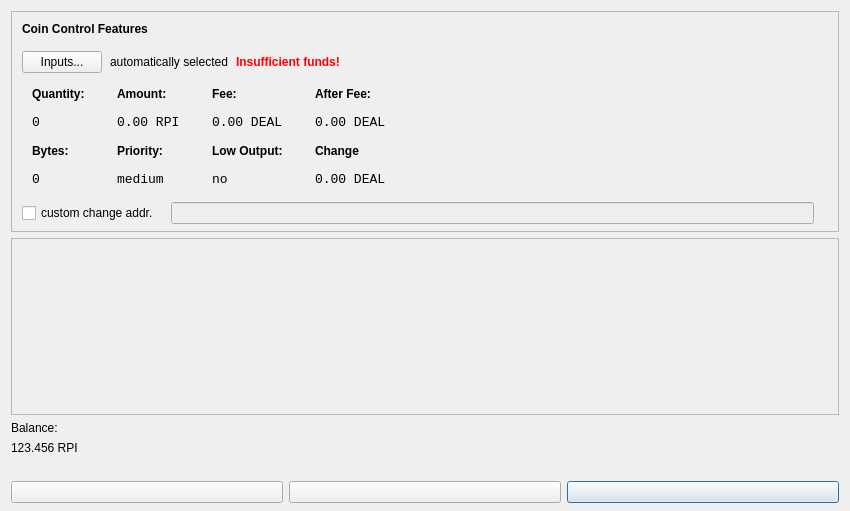
<?xml version="1.0" encoding="UTF-8"?>
<ui version="4.0">
 <class>SendCoinsDialog</class>
 <widget class="QDialog" name="SendCoinsDialog">
  <property name="geometry">
   <rect>
    <x>0</x>
    <y>0</y>
    <width>850</width>
    <height>511</height>
   </rect>
  </property>
  <property name="windowTitle">
   <string>Send Coins</string>
  </property>
  <layout class="QVBoxLayout" name="verticalLayout" stretch="0,0,0,0,0,0">
   <property name="bottomMargin">
    <number>8</number>
   </property>
   <item>
    <widget class="QFrame" name="frameCoinControl">
     <property name="sizePolicy">
      <sizepolicy hsizetype="Expanding" vsizetype="Expanding">
       <horstretch>0</horstretch>
       <verstretch>0</verstretch>
      </sizepolicy>
     </property>
     <property name="maximumSize">
      <size>
       <width>16777215</width>
       <height>16777215</height>
      </size>
     </property>
     <property name="frameShape">
      <enum>QFrame::StyledPanel</enum>
     </property>
     <property name="frameShadow">
      <enum>QFrame::Sunken</enum>
     </property>
     <layout class="QVBoxLayout" name="verticalLayoutCoinControl2">
      <property name="spacing">
       <number>6</number>
      </property>
      <property name="leftMargin">
       <number>0</number>
      </property>
      <property name="topMargin">
       <number>0</number>
      </property>
      <property name="rightMargin">
       <number>0</number>
      </property>
      <property name="bottomMargin">
       <number>6</number>
      </property>
      <item>
       <layout class="QVBoxLayout" name="verticalLayoutCoinControl" stretch="0,0,0,0,1">
        <property name="spacing">
         <number>0</number>
        </property>
        <property name="leftMargin">
         <number>10</number>
        </property>
        <property name="topMargin">
         <number>10</number>
        </property>
        <item>
         <layout class="QHBoxLayout" name="horizontalLayoutCoinControl1">
          <property name="bottomMargin">
           <number>15</number>
          </property>
          <item>
           <widget class="QLabel" name="labelCoinControlFeatures">
            <property name="sizePolicy">
             <sizepolicy hsizetype="Preferred" vsizetype="Maximum">
              <horstretch>0</horstretch>
              <verstretch>0</verstretch>
             </sizepolicy>
            </property>
            <property name="font">
             <font>
              <pointsize>9</pointsize>
              <weight>75</weight>
              <bold>true</bold>
             </font>
            </property>
            <property name="styleSheet">
             <string notr="true">font-weight:bold;</string>
            </property>
            <property name="text">
             <string>Coin Control Features</string>
            </property>
           </widget>
          </item>
         </layout>
        </item>
        <item>
         <layout class="QHBoxLayout" name="horizontalLayoutCoinControl2" stretch="0,0,0,0">
          <property name="spacing">
           <number>8</number>
          </property>
          <property name="bottomMargin">
           <number>10</number>
          </property>
          <item>
           <widget class="QPushButton" name="pushButtonCoinControl">
            <property name="styleSheet">
             <string notr="true"/>
            </property>
            <property name="text">
             <string>Inputs...</string>
            </property>
           </widget>
          </item>
          <item>
           <widget class="QLabel" name="labelCoinControlAutomaticallySelected">
            <property name="text">
             <string>automatically selected</string>
            </property>
            <property name="margin">
             <number>5</number>
            </property>
           </widget>
          </item>
          <item>
           <widget class="QLabel" name="labelCoinControlInsuffFunds">
            <property name="font">
             <font>
              <weight>75</weight>
              <bold>true</bold>
             </font>
            </property>
            <property name="styleSheet">
             <string notr="true">color:red;font-weight:bold;</string>
            </property>
            <property name="text">
             <string>Insufficient funds!</string>
            </property>
            <property name="margin">
             <number>5</number>
            </property>
           </widget>
          </item>
          <item>
           <spacer name="horizontalSpacerCoinControl">
            <property name="orientation">
             <enum>Qt::Horizontal</enum>
            </property>
            <property name="sizeHint" stdset="0">
             <size>
              <width>40</width>
              <height>1</height>
             </size>
            </property>
           </spacer>
          </item>
         </layout>
        </item>
        <item>
         <widget class="QWidget" name="widgetCoinControl" native="true">
          <property name="sizePolicy">
           <sizepolicy hsizetype="Preferred" vsizetype="Preferred">
            <horstretch>0</horstretch>
            <verstretch>0</verstretch>
           </sizepolicy>
          </property>
          <property name="minimumSize">
           <size>
            <width>0</width>
            <height>0</height>
           </size>
          </property>
          <property name="styleSheet">
           <string notr="true"/>
          </property>
          <layout class="QHBoxLayout" name="horizontalLayoutCoinControl5">
           <property name="leftMargin">
            <number>0</number>
           </property>
           <property name="topMargin">
            <number>0</number>
           </property>
           <property name="rightMargin">
            <number>0</number>
           </property>
           <property name="bottomMargin">
            <number>0</number>
           </property>
           <item>
            <layout class="QHBoxLayout" name="horizontalLayoutCoinControl3" stretch="0,0,0,1">
             <property name="spacing">
              <number>20</number>
             </property>
             <property name="topMargin">
              <number>0</number>
             </property>
             <property name="bottomMargin">
              <number>10</number>
             </property>
             <item>
              <layout class="QFormLayout" name="formLayoutCoinControl1">
               <property name="horizontalSpacing">
                <number>10</number>
               </property>
               <property name="verticalSpacing">
                <number>14</number>
               </property>
               <property name="leftMargin">
                <number>10</number>
               </property>
               <property name="topMargin">
                <number>4</number>
               </property>
               <property name="rightMargin">
                <number>6</number>
               </property>
               <item row="0" column="0">
                <widget class="QLabel" name="labelCoinControlQuantityText">
                 <property name="styleSheet">
                  <string notr="true">font-weight:bold;</string>
                 </property>
                 <property name="text">
                  <string>Quantity:</string>
                 </property>
                 <property name="margin">
                  <number>0</number>
                 </property>
                </widget>
               </item>
               <item row="2" column="0">
                <widget class="QLabel" name="labelCoinControlBytesText">
                 <property name="styleSheet">
                  <string notr="true">font-weight:bold;</string>
                 </property>
                 <property name="text">
                  <string>Bytes:</string>
                 </property>
                </widget>
               </item>
               <item row="1" column="0">
                <widget class="QLabel" name="labelCoinControlQuantity">
                 <property name="font">
                  <font>
                   <family>Monospace</family>
                   <pointsize>10</pointsize>
                  </font>
                 </property>
                 <property name="cursor">
                  <cursorShape>IBeamCursor</cursorShape>
                 </property>
                 <property name="contextMenuPolicy">
                  <enum>Qt::ActionsContextMenu</enum>
                 </property>
                 <property name="text">
                  <string>0</string>
                 </property>
                 <property name="margin">
                  <number>0</number>
                 </property>
                 <property name="textInteractionFlags">
                  <set>Qt::LinksAccessibleByMouse|Qt::TextSelectableByKeyboard|Qt::TextSelectableByMouse</set>
                 </property>
                </widget>
               </item>
               <item row="3" column="0">
                <widget class="QLabel" name="labelCoinControlBytes">
                 <property name="font">
                  <font>
                   <family>Monospace</family>
                   <pointsize>10</pointsize>
                  </font>
                 </property>
                 <property name="cursor">
                  <cursorShape>IBeamCursor</cursorShape>
                 </property>
                 <property name="contextMenuPolicy">
                  <enum>Qt::ActionsContextMenu</enum>
                 </property>
                 <property name="text">
                  <string>0</string>
                 </property>
                 <property name="textInteractionFlags">
                  <set>Qt::LinksAccessibleByMouse|Qt::TextSelectableByKeyboard|Qt::TextSelectableByMouse</set>
                 </property>
                </widget>
               </item>
              </layout>
             </item>
             <item>
              <layout class="QFormLayout" name="formLayoutCoinControl2">
               <property name="horizontalSpacing">
                <number>10</number>
               </property>
               <property name="verticalSpacing">
                <number>14</number>
               </property>
               <property name="leftMargin">
                <number>6</number>
               </property>
               <property name="topMargin">
                <number>4</number>
               </property>
               <property name="rightMargin">
                <number>6</number>
               </property>
               <item row="0" column="0">
                <widget class="QLabel" name="labelCoinControlAmountText">
                 <property name="styleSheet">
                  <string notr="true">font-weight:bold;</string>
                 </property>
                 <property name="text">
                  <string>Amount:</string>
                 </property>
                 <property name="margin">
                  <number>0</number>
                 </property>
                </widget>
               </item>
               <item row="2" column="0">
                <widget class="QLabel" name="labelCoinControlPriorityText">
                 <property name="styleSheet">
                  <string notr="true">font-weight:bold;</string>
                 </property>
                 <property name="text">
                  <string>Priority:</string>
                 </property>
                </widget>
               </item>
               <item row="1" column="0">
                <widget class="QLabel" name="labelCoinControlAmount">
                 <property name="font">
                  <font>
                   <family>Monospace</family>
                   <pointsize>10</pointsize>
                  </font>
                 </property>
                 <property name="cursor">
                  <cursorShape>IBeamCursor</cursorShape>
                 </property>
                 <property name="contextMenuPolicy">
                  <enum>Qt::ActionsContextMenu</enum>
                 </property>
                 <property name="text">
                  <string>0.00 RPI</string>
                 </property>
                 <property name="textInteractionFlags">
                  <set>Qt::LinksAccessibleByMouse|Qt::TextSelectableByKeyboard|Qt::TextSelectableByMouse</set>
                 </property>
                </widget>
               </item>
               <item row="3" column="0">
                <widget class="QLabel" name="labelCoinControlPriority">
                 <property name="font">
                  <font>
                   <family>Monospace</family>
                   <pointsize>10</pointsize>
                  </font>
                 </property>
                 <property name="cursor">
                  <cursorShape>IBeamCursor</cursorShape>
                 </property>
                 <property name="contextMenuPolicy">
                  <enum>Qt::ActionsContextMenu</enum>
                 </property>
                 <property name="text">
                  <string>medium</string>
                 </property>
                 <property name="textInteractionFlags">
                  <set>Qt::LinksAccessibleByMouse|Qt::TextSelectableByKeyboard|Qt::TextSelectableByMouse</set>
                 </property>
                </widget>
               </item>
              </layout>
             </item>
             <item>
              <layout class="QFormLayout" name="formLayoutCoinControl3">
               <property name="horizontalSpacing">
                <number>10</number>
               </property>
               <property name="verticalSpacing">
                <number>14</number>
               </property>
               <property name="leftMargin">
                <number>6</number>
               </property>
               <property name="topMargin">
                <number>4</number>
               </property>
               <property name="rightMargin">
                <number>6</number>
               </property>
               <item row="0" column="0">
                <widget class="QLabel" name="labelCoinControlFeeText">
                 <property name="styleSheet">
                  <string notr="true">font-weight:bold;</string>
                 </property>
                 <property name="text">
                  <string>Fee:</string>
                 </property>
                 <property name="margin">
                  <number>0</number>
                 </property>
                </widget>
               </item>
               <item row="2" column="0">
                <widget class="QLabel" name="labelCoinControlLowOutputText">
                 <property name="styleSheet">
                  <string notr="true">font-weight:bold;</string>
                 </property>
                 <property name="text">
                  <string>Low Output:</string>
                 </property>
                </widget>
               </item>
               <item row="1" column="0">
                <widget class="QLabel" name="labelCoinControlFee">
                 <property name="font">
                  <font>
                   <family>Monospace</family>
                   <pointsize>10</pointsize>
                  </font>
                 </property>
                 <property name="cursor">
                  <cursorShape>IBeamCursor</cursorShape>
                 </property>
                 <property name="contextMenuPolicy">
                  <enum>Qt::ActionsContextMenu</enum>
                 </property>
                 <property name="text">
                  <string>0.00 DEAL</string>
                 </property>
                 <property name="textInteractionFlags">
                  <set>Qt::LinksAccessibleByMouse|Qt::TextSelectableByKeyboard|Qt::TextSelectableByMouse</set>
                 </property>
                </widget>
               </item>
               <item row="3" column="0">
                <widget class="QLabel" name="labelCoinControlLowOutput">
                 <property name="font">
                  <font>
                   <family>Monospace</family>
                   <pointsize>10</pointsize>
                  </font>
                 </property>
                 <property name="cursor">
                  <cursorShape>IBeamCursor</cursorShape>
                 </property>
                 <property name="contextMenuPolicy">
                  <enum>Qt::ActionsContextMenu</enum>
                 </property>
                 <property name="text">
                  <string>no</string>
                 </property>
                 <property name="textInteractionFlags">
                  <set>Qt::LinksAccessibleByMouse|Qt::TextSelectableByKeyboard|Qt::TextSelectableByMouse</set>
                 </property>
                </widget>
               </item>
              </layout>
             </item>
             <item>
              <layout class="QFormLayout" name="formLayoutCoinControl4">
               <property name="horizontalSpacing">
                <number>10</number>
               </property>
               <property name="verticalSpacing">
                <number>14</number>
               </property>
               <property name="leftMargin">
                <number>6</number>
               </property>
               <property name="topMargin">
                <number>4</number>
               </property>
               <property name="rightMargin">
                <number>6</number>
               </property>
               <item row="0" column="0">
                <widget class="QLabel" name="labelCoinControlAfterFeeText">
                 <property name="styleSheet">
                  <string notr="true">font-weight:bold;</string>
                 </property>
                 <property name="text">
                  <string>After Fee:</string>
                 </property>
                 <property name="margin">
                  <number>0</number>
                 </property>
                </widget>
               </item>
               <item row="1" column="0">
                <widget class="QLabel" name="labelCoinControlAfterFee">
                 <property name="font">
                  <font>
                   <family>Monospace</family>
                   <pointsize>10</pointsize>
                  </font>
                 </property>
                 <property name="cursor">
                  <cursorShape>IBeamCursor</cursorShape>
                 </property>
                 <property name="contextMenuPolicy">
                  <enum>Qt::ActionsContextMenu</enum>
                 </property>
                 <property name="text">
                  <string>0.00 DEAL</string>
                 </property>
                 <property name="textInteractionFlags">
                  <set>Qt::LinksAccessibleByMouse|Qt::TextSelectableByKeyboard|Qt::TextSelectableByMouse</set>
                 </property>
                </widget>
               </item>
               <item row="2" column="0">
                <widget class="QLabel" name="labelCoinControlChangeText">
                 <property name="styleSheet">
                  <string notr="true">font-weight:bold;</string>
                 </property>
                 <property name="text">
                  <string>Change</string>
                 </property>
                </widget>
               </item>
               <item row="3" column="0">
                <widget class="QLabel" name="labelCoinControlChange">
                 <property name="font">
                  <font>
                   <family>Monospace</family>
                   <pointsize>10</pointsize>
                  </font>
                 </property>
                 <property name="cursor">
                  <cursorShape>IBeamCursor</cursorShape>
                 </property>
                 <property name="contextMenuPolicy">
                  <enum>Qt::ActionsContextMenu</enum>
                 </property>
                 <property name="text">
                  <string>0.00 DEAL</string>
                 </property>
                 <property name="textInteractionFlags">
                  <set>Qt::LinksAccessibleByMouse|Qt::TextSelectableByKeyboard|Qt::TextSelectableByMouse</set>
                 </property>
                </widget>
               </item>
              </layout>
             </item>
            </layout>
           </item>
          </layout>
         </widget>
        </item>
        <item>
         <layout class="QHBoxLayout" name="horizontalLayoutCoinControl4" stretch="0,0,0">
          <property name="spacing">
           <number>12</number>
          </property>
          <property name="sizeConstraint">
           <enum>QLayout::SetDefaultConstraint</enum>
          </property>
          <property name="topMargin">
           <number>5</number>
          </property>
          <property name="rightMargin">
           <number>5</number>
          </property>
          <item>
           <widget class="QCheckBox" name="checkBoxCoinControlChange">
            <property name="font">
             <font>
              <pointsize>9</pointsize>
             </font>
            </property>
            <property name="text">
             <string>custom change addr.</string>
            </property>
           </widget>
          </item>
          <item>
           <widget class="QLineEdit" name="lineEditCoinControlChange">
            <property name="enabled">
             <bool>false</bool>
            </property>
            <property name="sizePolicy">
             <sizepolicy hsizetype="Expanding" vsizetype="Fixed">
              <horstretch>0</horstretch>
              <verstretch>0</verstretch>
             </sizepolicy>
            </property>
           </widget>
          </item>
          <item>
           <widget class="QLabel" name="labelCoinControlChangeLabel">
            <property name="sizePolicy">
             <sizepolicy hsizetype="Preferred" vsizetype="Expanding">
              <horstretch>0</horstretch>
              <verstretch>0</verstretch>
             </sizepolicy>
            </property>
            <property name="minimumSize">
             <size>
              <width>0</width>
              <height>0</height>
             </size>
            </property>
            <property name="text">
             <string/>
            </property>
            <property name="margin">
             <number>3</number>
            </property>
           </widget>
          </item>
         </layout>
        </item>
        <item>
         <spacer name="verticalSpacerCoinControl">
          <property name="orientation">
           <enum>Qt::Vertical</enum>
          </property>
          <property name="sizeHint" stdset="0">
           <size>
            <width>800</width>
            <height>1</height>
           </size>
          </property>
         </spacer>
        </item>
       </layout>
      </item>
     </layout>
    </widget>
   </item>
   <item>
    <widget class="QScrollArea" name="scrollArea">
     <property name="widgetResizable">
      <bool>true</bool>
     </property>
     <widget class="QWidget" name="scrollAreaWidgetContents">
      <property name="geometry">
       <rect>
        <x>0</x>
        <y>0</y>
        <width>830</width>
        <height>136</height>
       </rect>
      </property>
      <layout class="QVBoxLayout" name="verticalLayout_2">
       <property name="leftMargin">
        <number>0</number>
       </property>
       <property name="topMargin">
        <number>0</number>
       </property>
       <property name="rightMargin">
        <number>0</number>
       </property>
       <property name="bottomMargin">
        <number>0</number>
       </property>
       <item>
        <layout class="QVBoxLayout" name="entries">
         <property name="spacing">
          <number>6</number>
         </property>
        </layout>
       </item>
       <item>
        <spacer name="verticalSpacer">
         <property name="orientation">
          <enum>Qt::Vertical</enum>
         </property>
         <property name="sizeHint" stdset="0">
          <size>
           <width>20</width>
           <height>40</height>
          </size>
         </property>
        </spacer>
       </item>
      </layout>
     </widget>
    </widget>
   </item>
   <item>
    <widget class="QLabel" name="label">
     <property name="sizePolicy">
      <sizepolicy hsizetype="Preferred" vsizetype="Fixed">
       <horstretch>0</horstretch>
       <verstretch>0</verstretch>
      </sizepolicy>
     </property>
     <property name="font">
      <font>
       <pointsize>9</pointsize>
      </font>
     </property>
     <property name="text">
      <string>Balance:</string>
     </property>
    </widget>
   </item>
   <item>
    <widget class="QLabel" name="labelBalance">
     <property name="sizePolicy">
      <sizepolicy hsizetype="Preferred" vsizetype="Fixed">
       <horstretch>0</horstretch>
       <verstretch>0</verstretch>
      </sizepolicy>
     </property>
     <property name="font">
      <font>
       <pointsize>9</pointsize>
      </font>
     </property>
     <property name="cursor">
      <cursorShape>IBeamCursor</cursorShape>
     </property>
     <property name="text">
      <string>123.456 RPI</string>
     </property>
     <property name="textInteractionFlags">
      <set>Qt::LinksAccessibleByMouse|Qt::TextSelectableByKeyboard|Qt::TextSelectableByMouse</set>
     </property>
    </widget>
   </item>
   <item>
    <spacer name="horizontalSpacer">
     <property name="orientation">
      <enum>Qt::Horizontal</enum>
     </property>
     <property name="sizeType">
      <enum>QSizePolicy::MinimumExpanding</enum>
     </property>
     <property name="sizeHint" stdset="0">
      <size>
       <width>40</width>
       <height>20</height>
      </size>
     </property>
    </spacer>
   </item>
   <item>
    <layout class="QHBoxLayout" name="horizontalLayout">
     <item>
      <widget class="QPushButton" name="addButton">
       <property name="toolTip">
        <string>Send to multiple recipients at once</string>
       </property>
       <property name="text">
        <string/>
       </property>
       <property name="icon">
        <iconset resource="../bitcoin.qrc">
         <normaloff>:/icons/add</normaloff>:/icons/add</iconset>
       </property>
       <property name="autoDefault">
        <bool>false</bool>
       </property>
      </widget>
     </item>
     <item>
      <widget class="QPushButton" name="clearButton">
       <property name="sizePolicy">
        <sizepolicy hsizetype="Minimum" vsizetype="Fixed">
         <horstretch>0</horstretch>
         <verstretch>0</verstretch>
        </sizepolicy>
       </property>
       <property name="toolTip">
        <string>Remove all transaction fields</string>
       </property>
       <property name="text">
        <string/>
       </property>
       <property name="icon">
        <iconset resource="../bitcoin.qrc">
         <normaloff>:/icons/remove</normaloff>:/icons/remove</iconset>
       </property>
       <property name="autoRepeatDelay">
        <number>300</number>
       </property>
       <property name="autoDefault">
        <bool>false</bool>
       </property>
      </widget>
     </item>
     <item>
      <widget class="QPushButton" name="sendButton">
       <property name="minimumSize">
        <size>
         <width>150</width>
         <height>0</height>
        </size>
       </property>
       <property name="toolTip">
        <string>Confirm the send action</string>
       </property>
       <property name="text">
        <string/>
       </property>
       <property name="icon">
        <iconset resource="../bitcoin.qrc">
         <normaloff>:/icons/send</normaloff>:/icons/send</iconset>
       </property>
       <property name="default">
        <bool>true</bool>
       </property>
      </widget>
     </item>
    </layout>
   </item>
  </layout>
 </widget>
 <resources>
  <include location="../bitcoin.qrc"/>
 </resources>
 <connections/>
</ui>
